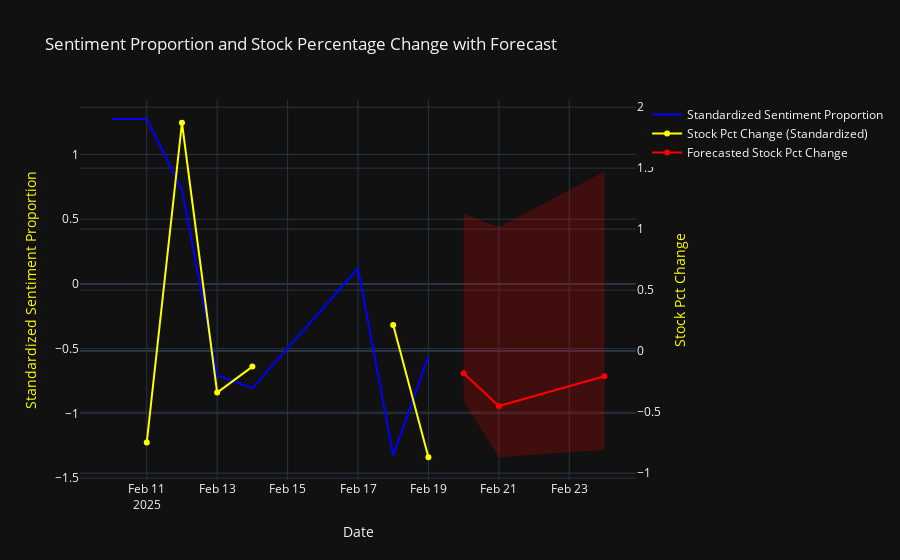

Notebook source saved alongside this figure:
### Markdown cell above
Graficos

### Code cell
create_plot(combined_df, forecast_mean, forecast_ci, forecast_index)

### Figure 1 — Plotly figure (JSON) as saved in the notebook; plotly's stock layout.template omitted (floating-point values rounded to 4 significant figures)
{"data": [{"line": {"color": "blue"}, "mode": "lines", "name": "Standardized Sentiment Proportion", "type": "scatter", "x": ["2025-02-10T00:00:00.000000000", "2025-02-11T00:00:00.000000000", "2025-02-12T00:00:00.000000000", "2025-02-13T00:00:00.000000000", "2025-02-14T00:00:00.000000000", "2025-02-17T00:00:00.000000000", "2025-02-18T00:00:00.000000000", "2025-02-19T00:00:00.000000000"], "y": [1.274, 1.274, 0.727, -0.7055, -0.8045, 0.1192, -1.324, -0.56]}, {"line": {"color": "yellow"}, "mode": "lines+markers", "name": "Stock Pct Change (Standardized)", "type": "scatter", "x": ["2025-02-10T00:00:00.000000000", "2025-02-11T00:00:00.000000000", "2025-02-12T00:00:00.000000000", "2025-02-13T00:00:00.000000000", "2025-02-14T00:00:00.000000000", "2025-02-17T00:00:00.000000000", "2025-02-18T00:00:00.000000000", "2025-02-19T00:00:00.000000000"], "y": [NaN, -0.7491, 1.872, -0.3399, -0.1268, NaN, 0.2137, -0.87], "yaxis": "y2"}, {"line": {"color": "red"}, "mode": "lines+markers", "name": "Forecasted Stock Pct Change", "type": "scatter", "x": ["2025-02-20T00:00:00", "2025-02-21T00:00:00", "2025-02-24T00:00:00"], "y": [-0.1807, -0.4499, -0.2059], "yaxis": "y2"}, {"fill": "toself", "fillcolor": "rgba(255,0,0,0.2)", "hoverinfo": "skip", "line": {"color": "rgba(255,255,255,0)"}, "showlegend": false, "type": "scatter", "x": ["2025-02-20T00:00:00", "2025-02-21T00:00:00", "2025-02-24T00:00:00", "2025-02-24T00:00:00", "2025-02-21T00:00:00", "2025-02-20T00:00:00"], "y": [-0.9015, -1.339, -1.28, 0.8682, 0.4388, 0.54]}], "layout": {"title": {"text": "Sentiment Proportion and Stock Percentage Change with Forecast"}, "xaxis": {"title": {"text": "Date"}}, "yaxis": {"title": {"font": {"color": "yellow"}, "text": "Standardized Sentiment Proportion"}}, "yaxis2": {"overlaying": "y", "side": "right", "title": {"font": {"color": "yellow"}, "text": "Stock Pct Change"}}}}
